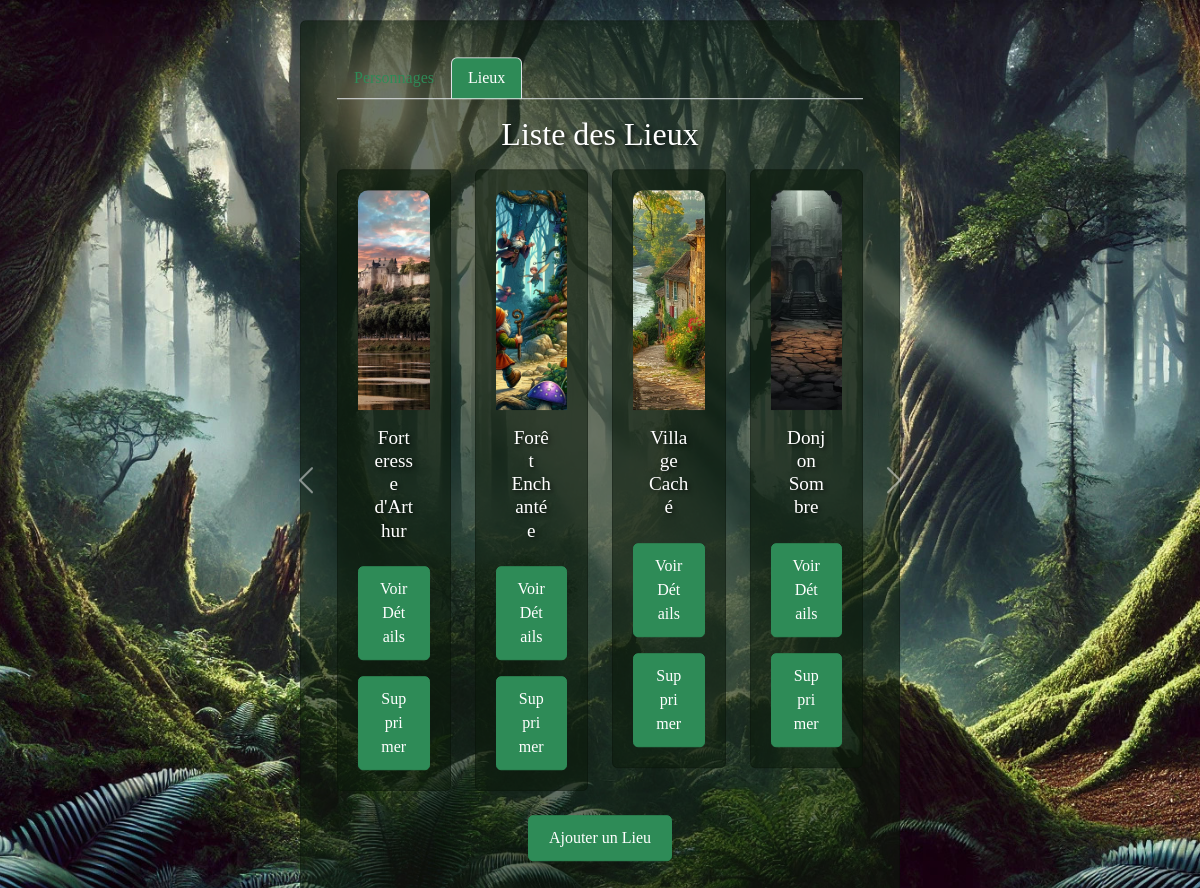
Screenshot of /explore/?tab=lieux with the database file from the repository.
### jeu_de_role/models.py (models this page shows, shortened)
class Lieu(models.Model):
    id_lieu = models.CharField(max_length=100, primary_key=True)
    nom = models.CharField(max_length=100)
    description = models.TextField(null=True, blank=True)
    type_lieu = models.CharField(max_length=50, choices=[('forteresse', 'Forteresse'), ('forêt', 'Forêt'), ('village', 'Village'), ('donjon', 'Donjon')])
    disponibilite = models.CharField(max_length=20, choices=[('libre', 'Libre'), ('occupé', 'Occupé')])
    niveau_acces = models.IntegerField(default=1)
    capacite_max = models.IntegerField(default=10)
    photo = models.ImageField(upload_to='lieux/')

### jeu_de_role/views.py (the view)
# urls.py: path('explore/', views.explore, name='explore'),
def explore(request):
    characters = Character.objects.all()
    lieux = Lieu.objects.all()
    paginator_characters = Paginator(characters, 4)  # 4 personnages par page
    page_number_characters = request.GET.get('page_characters')  # Récupérer la page pour les personnages
    page_obj_characters = paginator_characters.get_page(page_number_characters)
    paginator_lieux = Paginator(lieux, 4)  # 4 lieux par page
    page_number_lieux = request.GET.get('page_lieux')  # Récupérer la page pour les lieux
    page_obj_lieux = paginator_lieux.get_page(page_number_lieux)
    return render(request, 'jeu_de_role/explore.html', {
        'page_obj_characters': page_obj_characters,
        'page_obj_lieux': page_obj_lieux,
    })

### jeu_de_role/templates/jeu_de_role/explore.html (shortened to what this page needs)
{% load static %}
<!DOCTYPE html>
<html lang="en">
    <head>
        <link href="https://cdn.jsdelivr.net/npm/bootstrap@5.3.0-alpha1/dist/css/bootstrap.min.css" rel="stylesheet">
        <link rel="stylesheet" href="{% static 'jeu_de_role/css/jeu_de_role.css' %}">
    </head>
    <body>
        <div class="first">
            <div class="center">
                <div class="card w-80 mx-auto my-4">
                    <div class="card-body">
                        {% block content %}
                        <ul class="nav nav-tabs" id="myTab" role="tablist">
                            <li class="nav-item" role="presentation">
                                <button class="nav-link " id="characters-tab" data-bs-toggle="tab" data-bs-target="#characters" type="button" role="tab">Personnages</button>
                            </li>
                            <li class="nav-item" role="presentation">
                                <button class="nav-link {% if request.GET.tab == 'lieux' %}active{% endif %}" id="lieux-tab" data-bs-toggle="tab" data-bs-target="#lieux" type="button" role="tab">Lieux</button>
                            </li>
                        </ul>
                        <div class="tab-content mt-3">
                            <div class="tab-pane fade {% if request.GET.tab == 'lieux' %}show active{% endif %}" id="lieux" role="tabpanel">
                                <div class="row">
                                    {% include 'jeu_de_role/lieu_list.html' %}
                                </div>
                            </div>
                        </div>
                        {% endblock %}
                    </div>
                </div>
            </div>
        </div>
    </body>
</html>

### jeu_de_role/templates/jeu_de_role/lieu_list.html (shortened to what this page needs)
{% block content %}
<h2 class="text-center mb-3">Liste des Lieux</h2>
{% if page_obj_lieux %}
<div id="lieuxCarousel" class="carousel slide" data-bs-ride="carousel">
  <div class="carousel-inner">
    <div class="carousel-item active">
      <div class="row justify-content-center">
        {% for lieu in page_obj_lieux %}
        <div class="col-12 col-sm-6 col-md-4 col-lg-3">
          <div class="card" style="width: 100%;">
            <img src="{{ lieu.photo.url }}" class="card-img-top" alt="{{ lieu.nom }}">
            <div class="card-body">
              <h5 class="card-title">{{ lieu.nom }}</h5>
            </div>
            <a href="{% url 'lieu_detail' lieu.id_lieu %}" class="btn btn-lg">Voir Détails</a>
            <a href="{% url 'delete_lieu' lieu.id_lieu %}" class="btn btn-lg mt-3">Supprimer</a>
          </div>
        </div>
        {% endfor %}
      </div>
    </div>
  </div>
  <button class="carousel-control-prev" type="button" data-bs-target="#lieuxCarousel" data-bs-slide="prev">
    <span class="carousel-control-prev-icon" aria-hidden="true"></span>
  </button>
  <button class="carousel-control-next" type="button" data-bs-target="#lieuxCarousel" data-bs-slide="next">
    <span class="carousel-control-next-icon" aria-hidden="true"></span>
  </button>
</div>
<div class="text-center mt-3">
  <a href="{% url 'add_lieu' %}" class="btn btn-lg">Ajouter un Lieu</a>
</div>
{% else %}
<p class="text-center">Aucun lieu disponible.</p>
{% endif %}
{% endblock %}

### static/jeu_de_role/css/jeu_de_role.css (style rules this page uses)
* { margin: 0; padding: 0; font-family: "Dela Gothic One"; }
body { background-image: url('/static/jeu_de_role/images/img1.jpg'); background-size: cover; background-position: center; background-attachment: fixed; height: 100vh; margin: 0; }
.first { display: flex; flex-direction: column; align-items: center; justify-content: flex-start; padding-top: 50px; }
h2 { color: rgb(255, 255, 255); margin-bottom: 20px; text-shadow: 2px 2px 4px rgba(0, 0, 0, 0.7); }
.center { position: absolute; top: 50%; left: 50%; transform: translate(-50%, -50%); display: flex; justify-content: center; align-items: center; }
.card { background-color: rgba(13, 27, 13, 0.6); margin-top: 0; padding: 20px; }
.center a { background-color: #2E8B57; text-decoration: none; color: white; padding: 10px 20px; border-radius: 5px; text-align: center; }
.card img { height: 220px; border-radius: 10px 10px 0 0; object-fit: cover; }
.card-title { text-align: center; font-size: 1.2rem; color: rgb(255, 255, 255); text-shadow: 2px 2px 4px rgba(0, 0, 0, 0.7); }
.nav-tabs .nav-link.active { background-color: #2E8B57; color: white; }
.nav-tabs .nav-link { color: #2E8B57; }
.btn-lg { font-size: 16px;; background-color: #2E8B57; border-color: #2E8B57; }
.carousel-control-prev, .carousel-control-next { margin-left: -60px; margin-right: -60px; }

### rows the page displays
Lieu: photo (picture), nom "Forteresse d'Arthur"
Lieu: photo (picture), nom "Forêt Enchantée"
Lieu: photo (picture), nom "Village Caché"
Lieu: photo (picture), nom "Donjon Sombre"
